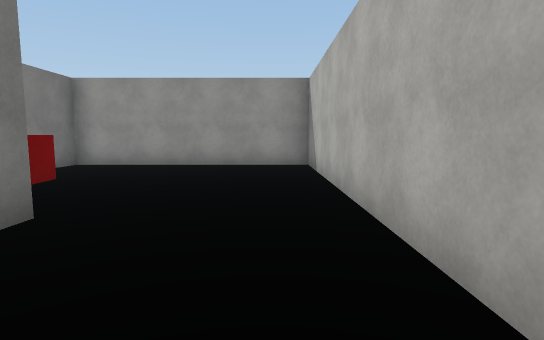
view 1 (above)

24 first-person views from a walk through a Unity game level. The camera is 1.5 m above the floor, tilts 6° down and sees 80° across. The floor is counted in squares, 2 m on a side. Each view is taken from the middle of a square. On the plan, view 1 faces up. The plan holds only what a view shows up to about 11 squares ahead; the rest is blank. Surface patterns are stand-ins for the level's own textures.

view 2
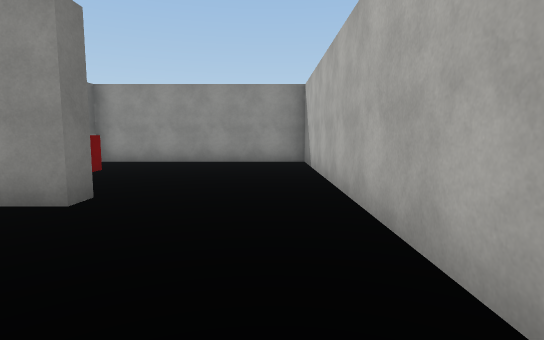

view 3
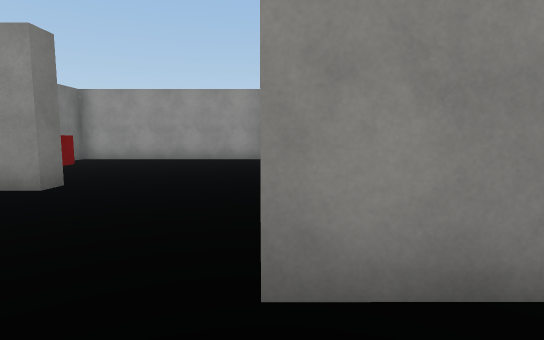

view 4
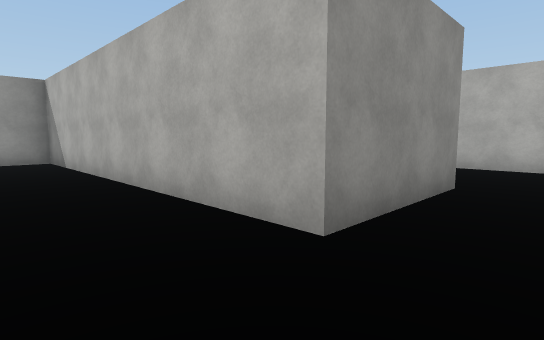

view 5
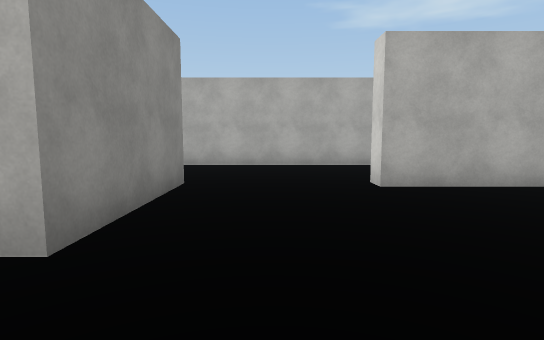

view 6
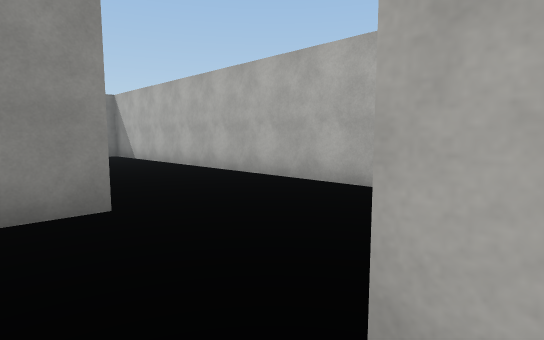

view 7
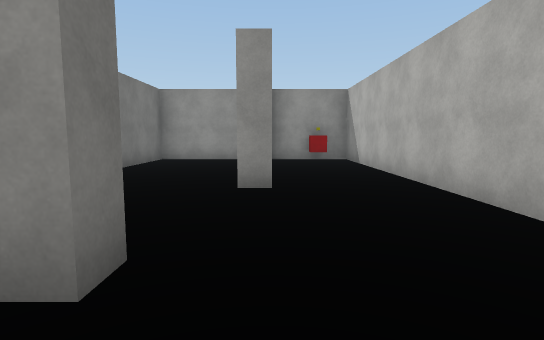

view 8
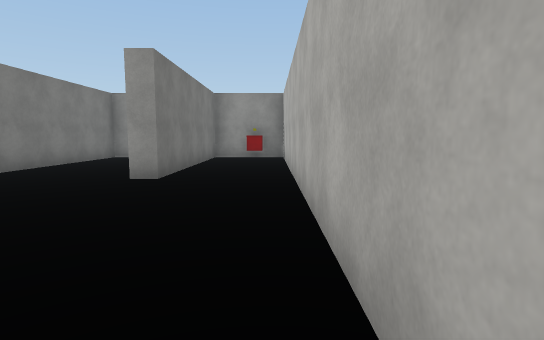

view 9
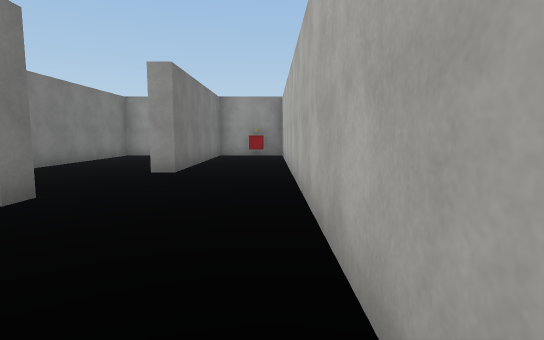

view 10
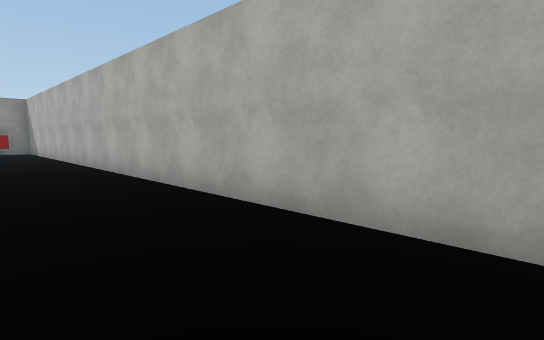

view 11
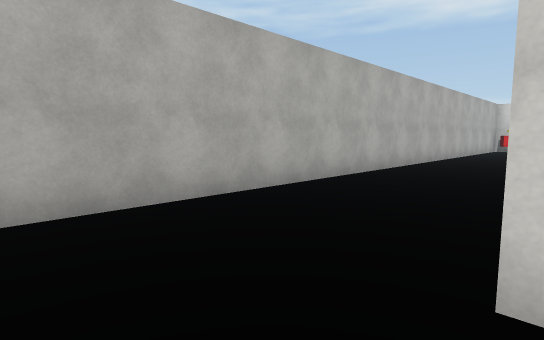

view 12
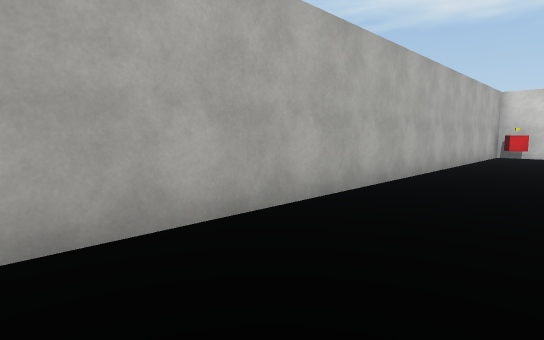

view 13
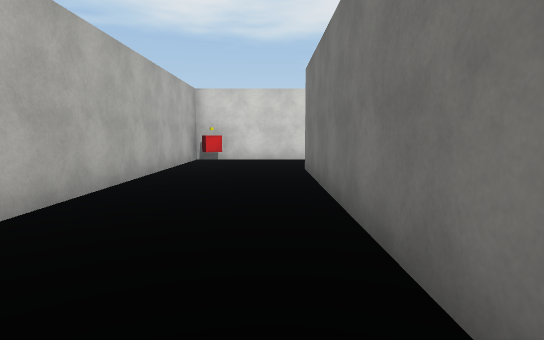

view 14
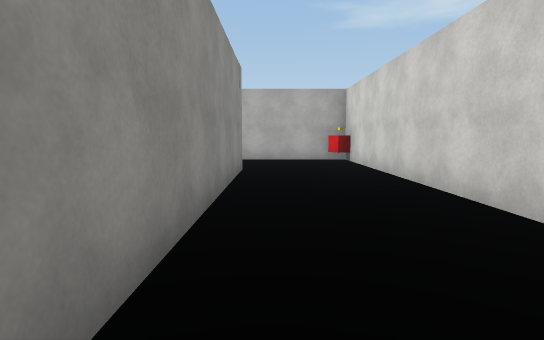

view 15
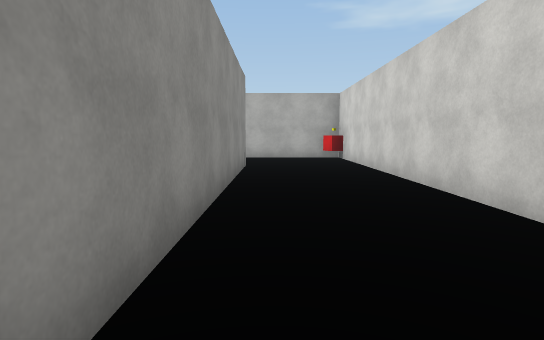

view 16
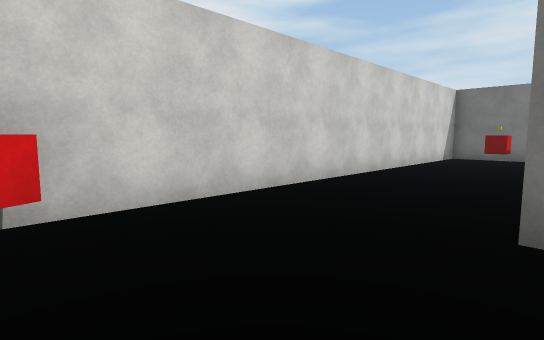

view 17
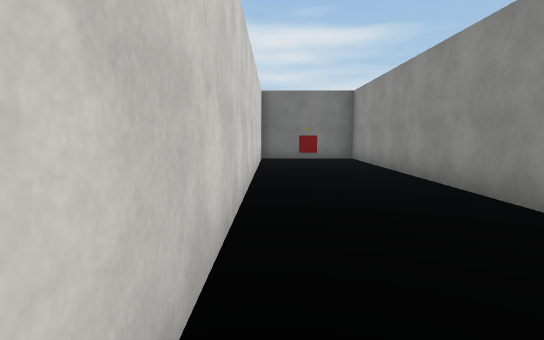

view 18
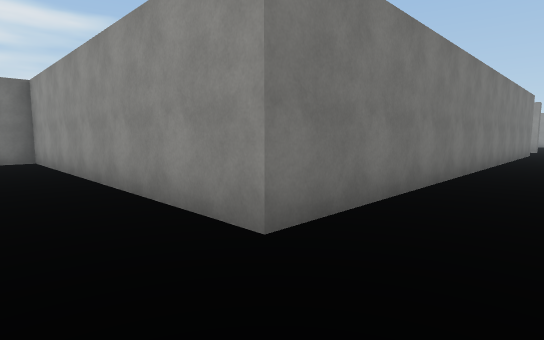

view 19
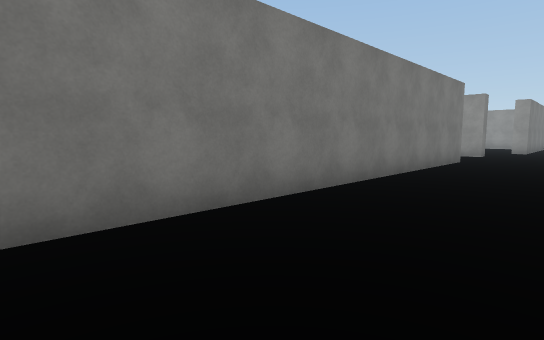

view 20
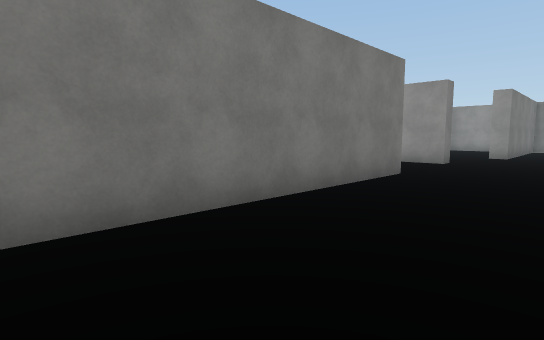

view 21
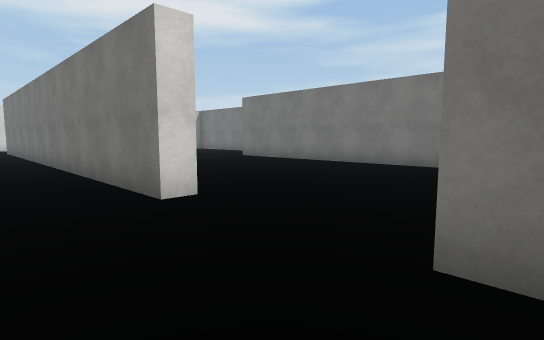

view 22
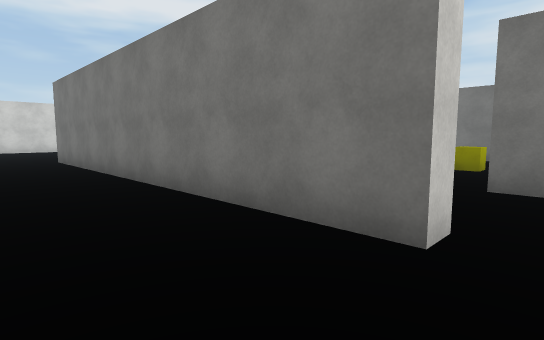

view 23
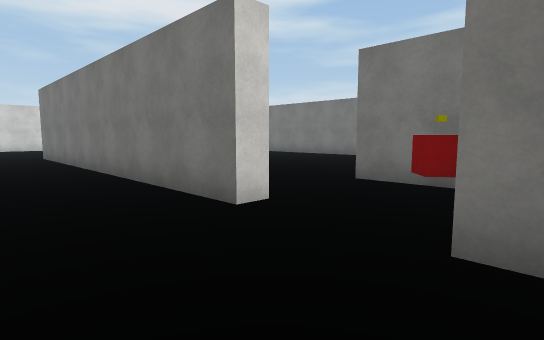

view 24
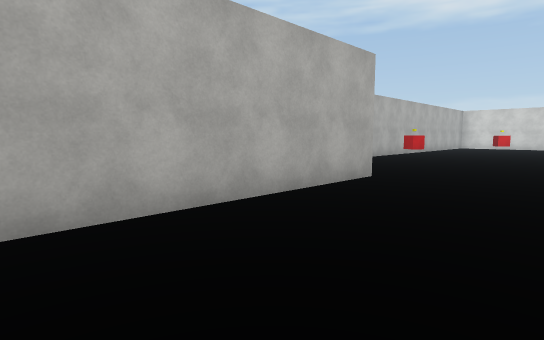

### Floor plan
Points are (right, up) in squares from view 1. A wall is a line through its corners. A room is listed if a view was taken in it or the views show most of it. See-through windows are left out.
Room 1 (views 1, 2, 3, 4, 5, 6, 7, 8, 9, 10, 11, 12, 13, 14, 15, 16, 17, 18, 19, 20, 21)
walls: (3.8, -6.1) (3.8, -3.6) (4.3, -3.6) (4.3, -17.3) (-4.8, -17.3) (-4.8, -20.3) (6.4, -20.3); (4.3, 0) (4.3, -0.6) (1, -0.6) (1, 0.4); (-2.2, 0.3) (-2.2, -9.9); (7.4, -20.4) (7.4, 8.4) (5, 8.4); (5, 8) (5, 2.6) (4.5, 2.6); (3.9, 8.4) (1.5, 8.4) (1.5, 3.5)
ways out: opening at (-0.5, 0) to room 2
objects: other object (-4, -19); other object (6, 8); other object (7, -20)
Room 2 (views 22, 23, 24)
walls: (-5.1, 1.6) (-5.1, 0); (-2.8, 0.3) (-2.2, 0.3); (1, 0.4) (1, 8.4) (-5.1, 8.4) (-5.1, 6.8)
ways out: opening at (-0.5, 0) to room 1
objects: other object (-4, 2); other object (-3, 3)

Positions as (right, up) in squares from view 1, and headings:
1: (0, 0), facing up
2: (0, -1), facing up
3: (1, -2), facing up
4: (-1, -2), facing up-right
5: (-1, -2), facing right
6: (3, -4), facing up-right
7: (5, -2), facing up
8: (7, -3), facing up
9: (7, -4), facing up
10: (5, -8), facing up-right
11: (4, -2), facing down-right
12: (5, -7), facing down-right
13: (5, -10), facing down
14: (-3, -18), facing right
15: (-4, -18), facing right
16: (7, -17), facing down-left
17: (6, -20), facing left
18: (6, -19), facing up-left
19: (7, -14), facing up-left
20: (7, -10), facing up-left
21: (6, 0), facing down-left
22: (0, 1), facing down-left
23: (0, 3), facing down-left
24: (-2, 5), facing down-right
